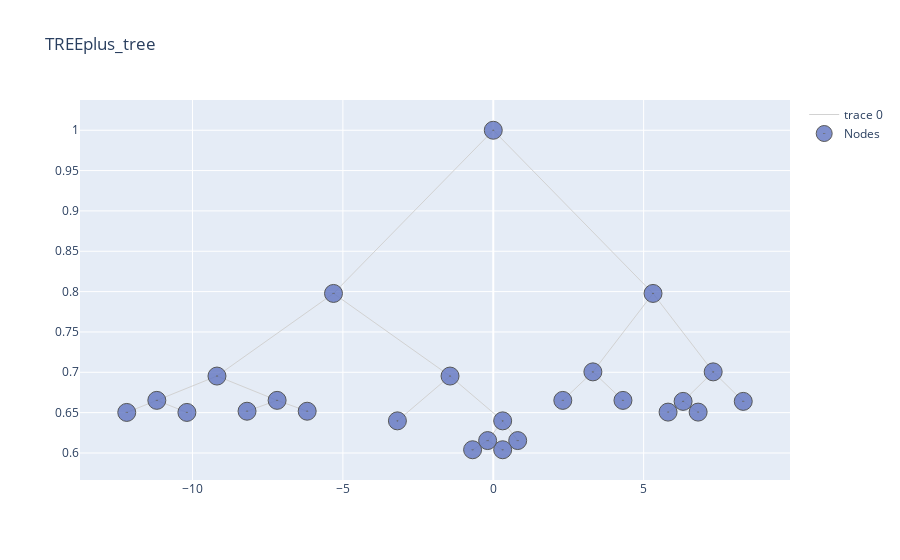

Notebook cell for this chart:
### Code cell
tree.print_tree(table = False, html = False, visual_pruning = True)

### Figure 1 — Plotly figure (JSON) as saved in the notebook; plotly's stock layout.template omitted (floating-point values rounded to 4 significant figures)
{"data": [{"hoverinfo": "none", "line": {"color": "rgb(210,210,210)", "width": 1}, "mode": "lines", "type": "scatter", "x": [0, -5.312, null, 0, 5.312, null, -5.312, -9.188, null, -5.312, -1.438, null, 5.312, 3.312, null, 5.312, 7.312, null, -9.188, -11.19, null, -9.188, -7.188, null, -1.438, -3.188, null, -1.438, 0.3125, null, 3.312, 2.312, null, 3.312, 4.312, null, 7.312, 6.312, null, 7.312, 8.312, null, -11.19, -12.19, null, -11.19, -10.19, null, -7.188, -8.188, null, -7.188, -6.188, null, 0.3125, -0.1875, null, 0.3125, 0.8125, null, 6.312, 5.812, null, 6.312, 6.812, null, -0.1875, -0.6875, null, -0.1875, 0.3125, null], "y": [1, 0.7977, null, 1, 0.7977, null, 0.7977, 0.6953, null, 0.7977, 0.6953, null, 0.7977, 0.7005, null, 0.7977, 0.7005, null, 0.6953, 0.6652, null, 0.6953, 0.6652, null, 0.6953, 0.6398, null, 0.6953, 0.6398, null, 0.7005, 0.6652, null, 0.7005, 0.6652, null, 0.7005, 0.6639, null, 0.7005, 0.6639, null, 0.6652, 0.6503, null, 0.6652, 0.6503, null, 0.6652, 0.6517, null, 0.6652, 0.6517, null, 0.6398, 0.6154, null, 0.6398, 0.6154, null, 0.6639, 0.6506, null, 0.6639, 0.6506, null, 0.6154, 0.604, null, 0.6154, 0.604, null]}, {"hoverinfo": "text", "marker": {"color": "#6175c1", "line": {"color": "rgb(50,50,50)", "width": 1}, "size": 18, "symbol": "circle-dot"}, "mode": "markers", "name": "Nodes", "opacity": 0.8, "text": ["n16, None, Bin Value: 117.08, pearson : 2462.92, Samples : 13", "n17, None, Bin Value: 135.64, pearson : 1905.21, Samples : 14", "n18, None, Bin Value: 128.67, pearson : 999.33, Samples : 6", "n19, None, Bin Value: 109.02, pearson : 10096.98, Samples : 56", "n10, None, Bin Value: 66.78, pearson : 4103.56, Samples : 9", "n23, None, Bin Value: 88.0, pearson : 5326.0, Samples : 19", "n44, None, Bin Value: 122.6, pearson : 1625.2, Samples : 5", "n45, None, Bin Value: 102.65, pearson : 10195.1, Samples : 40", "n12, None, Bin Value: 130.3, pearson : 5102.3, Samples : 30", "n13, None, Bin Value: 149.79, pearson : 7002.71, Samples : 28", "n15, None, Bin Value: 133.93, pearson : 832.93, Samples : 15", "n28, None, Bin Value: 114.83, pearson : 5907.0, Samples : 36", "n29, None, Bin Value: 97.89, pearson : 902.89, Samples : 9", "n1, CompPrice>127.5, Bin Value: 115.78, pearson : 155526.82, Samples : 280", "n2, Sales>7.55, Bin Value: 106.73, pearson : 75946.05, Samples : 162", "n4, Age>53.5, Bin Value: 115.71, pearson : 24566.4, Samples : 89", "n8, Income>67.0, Bin Value: 126.7, pearson : 6691.63, Samples : 27", "n9, Sales>2.76, Bin Value: 110.92, pearson : 13188.6, Samples : 62", "n5, CompPrice>99.0, Bin Value: 95.78, pearson : 35454.49, Samples : 73", "n11, Sales>10.63, Bin Value: 99.86, pearson : 22715.73, Samples : 64", "n22, Age>29.5, Bin Value: 104.87, pearson : 13589.2, Samples : 45", "n3, Sales>7.56, Bin Value: 128.19, pearson : 48120.52, Samples : 118", "n6, CompPrice>135.5, Bin Value: 139.71, pearson : 17604.02, Samples : 58", "n7, CompPrice>146.5, Bin Value: 117.07, pearson : 15399.73, Samples : 60", "n14, Sales>11.88, Bin Value: 111.44, pearson : 8877.11, Samples : 45"], "type": "scatter", "x": [-12.19, -10.19, -8.188, -6.188, -3.188, 0.8125, -0.6875, 0.3125, 2.312, 4.312, 8.312, 5.812, 6.812, 0, -5.312, -9.188, -11.19, -7.188, -1.438, 0.3125, -0.1875, 5.312, 3.312, 7.312, 6.312], "y": [0.6503, 0.6503, 0.6517, 0.6517, 0.6398, 0.6154, 0.604, 0.604, 0.6652, 0.6652, 0.6639, 0.6506, 0.6506, 1, 0.7977, 0.6953, 0.6652, 0.6652, 0.6953, 0.6398, 0.6154, 0.7977, 0.7005, 0.7005, 0.6639]}], "layout": {"title": {"text": "TREEplus_tree"}}}
